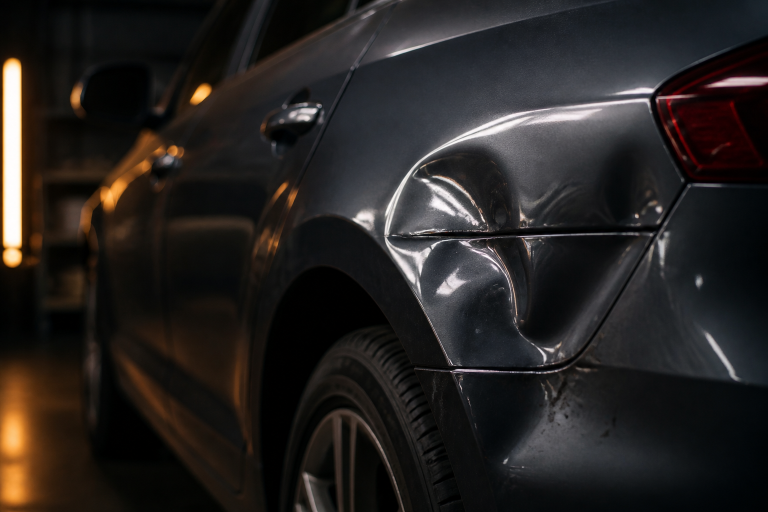
#> input picture assets/damage-detail.png, 1536 x 1024 px (shown at 1/2 size)
$ python prepare_service_thumbs.py
#> lines starting #> are read from the running program, lines starting #| are printed output that depends on the picture
#> in main, raw is the input picture: PIL image 1536x1024 RGB; mean R, G, B 37.8, 34.3, 32.7
"""Crop homepage service images to a consistent 16:9 frame with unified grading."""

from __future__ import annotations

from pathlib import Path

from PIL import Image, ImageEnhance, ImageOps

ROOT = Path(__file__).resolve().parent.parent
OUT = ROOT / "assets" / "service"

# Each image matches the service card topic.
SPECS = [
    ("damage-detail.png", "service-unfall.jpg", (0.58, 0.48)),
    ("workshop-tools.png", "service-bewertung.jpg", (0.42, 0.58)),
    ("source/wohnmobile-source.jpg", "service-wohnmobile.jpg", (0.5, 0.45)),
    ("source/oldtimer-source.jpg", "service-oldtimer.jpg", (0.5, 0.42)),
]

SIZE = (1280, 720)


def crop_cover(img: Image.Image, size: tuple[int, int], focal: tuple[float, float]) -> Image.Image:
#> called with size = (1280, 720), focal = (0.58, 0.48)
    target_w, target_h = size
    scale = max(target_w / img.width, target_h / img.height)
#> scale = 0.833
    resized = img.resize(
        (round(img.width * scale), round(img.height * scale)),
        Image.Resampling.LANCZOS,
    )
    left = int((resized.width - target_w) * focal[0])
#> left = 0
    top = int((resized.height - target_h) * focal[1])
#> top = 63
    left = max(0, min(left, resized.width - target_w))
    top = max(0, min(top, resized.height - target_h))
    return resized.crop((left, top, left + target_w, top + target_h))
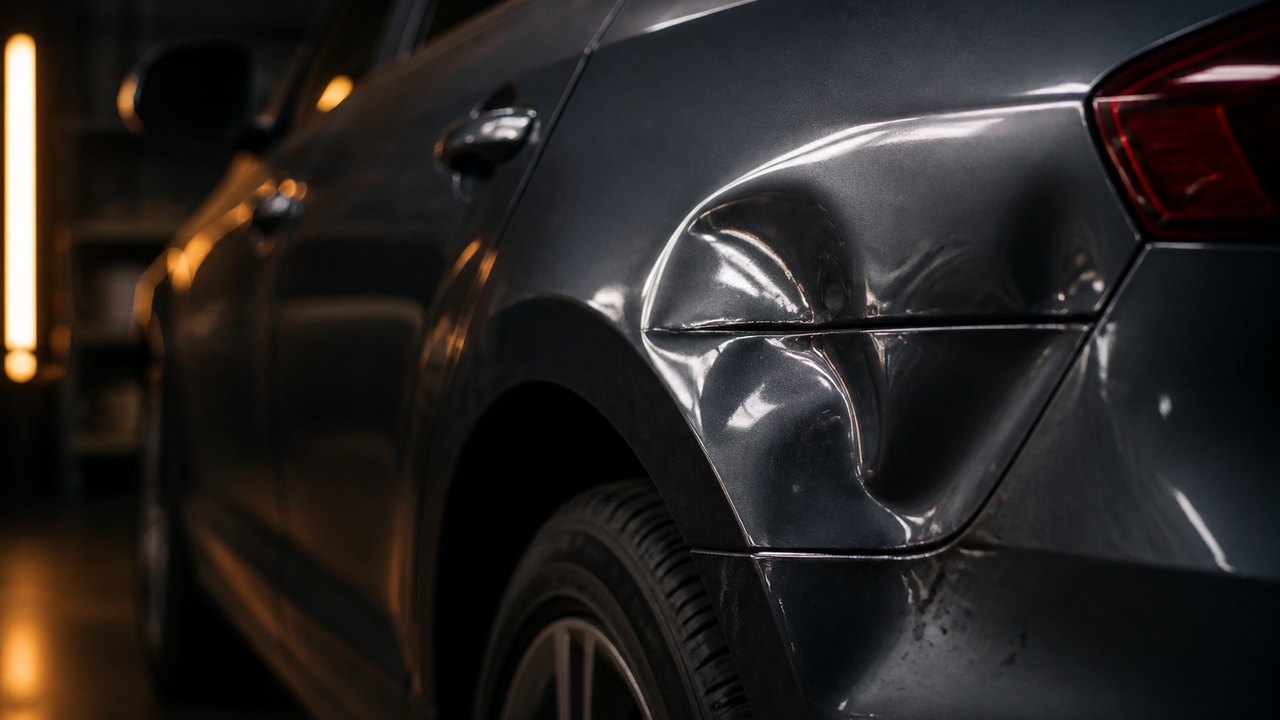
#> returned value: PIL image 1280x720 RGB; mean R, G, B 40.3, 36.4, 34.7


def unified_grade(img: Image.Image) -> Image.Image:
    """Match contrast, warmth and saturation across all service/hero photos."""
    img = ImageEnhance.Contrast(img).enhance(1.12)
    img = ImageEnhance.Color(img).enhance(0.86)
    img = ImageEnhance.Brightness(img).enhance(0.97)
    warmth = Image.new("RGB", img.size, (201, 137, 88))
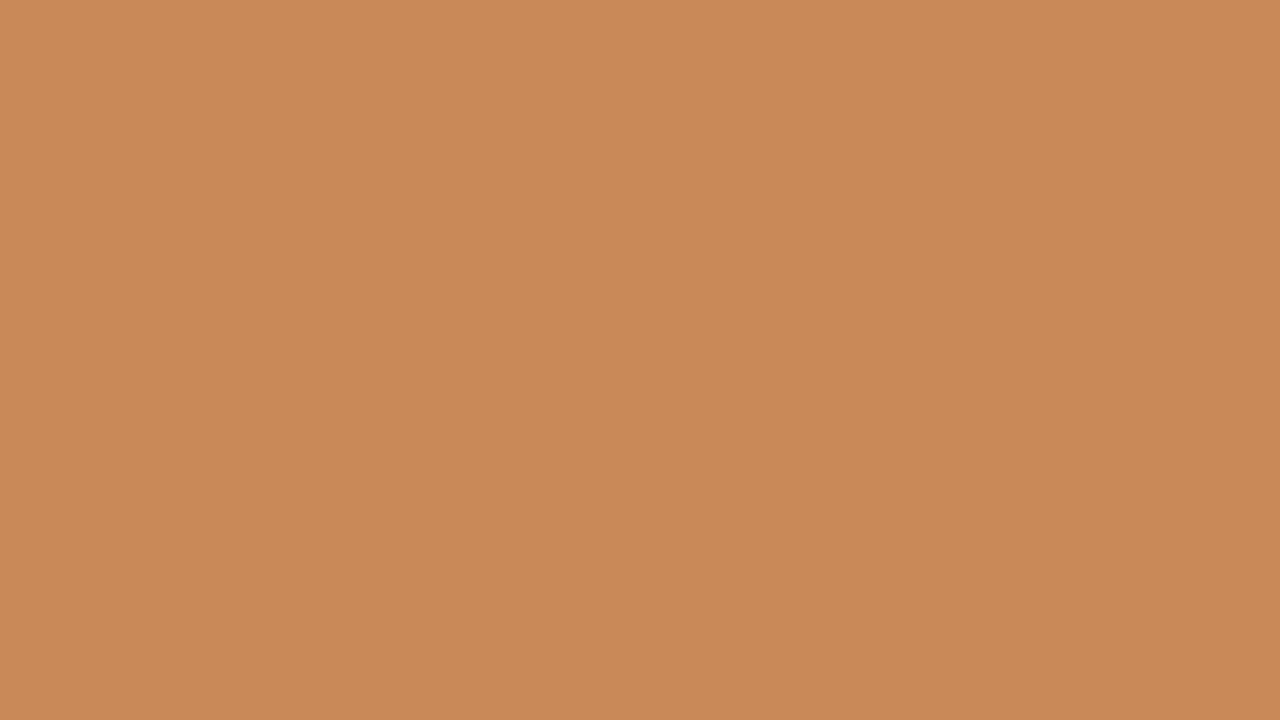
#> warmth: PIL image 1280x720 RGB; mean R, G, B 201, 137, 88
    img = Image.blend(img, warmth, 0.09)
    return img


def main() -> None:
    OUT.mkdir(parents=True, exist_ok=True)
    for src_name, out_name, focal in SPECS:
        src = ROOT / "assets" / src_name
        if not src.exists():
            raise FileNotFoundError(f"Missing source image: {src}")
        out = OUT / out_name
        with Image.open(src) as raw:
            img = ImageOps.exif_transpose(raw).convert("RGB")
            cropped = crop_cover(img, SIZE, focal)
            polished = unified_grade(cropped)
            polished.save(out, "JPEG", quality=90, optimize=True)
            print("wrote", out.relative_to(ROOT))
#> pass 2 of the loop in main, `for src_name, out_name, focal in SPECS:`:
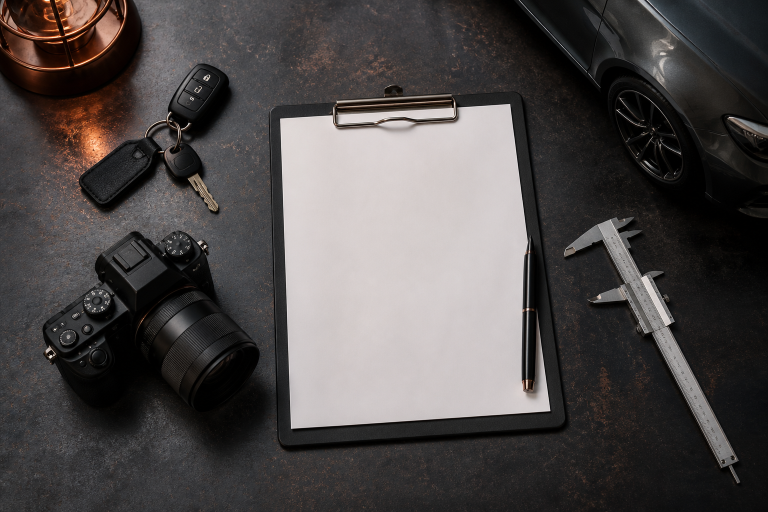
#> input picture assets/workshop-tools.png, 1536 x 1024 px (shown at 1/2 size)
#> in main, raw is the input picture: PIL image 1536x1024 RGB; mean R, G, B 77.9, 73.7, 73.1
#> in crop_cover (call 2), `return resized.crop((left, top, left + target_w, top + target_h))`:
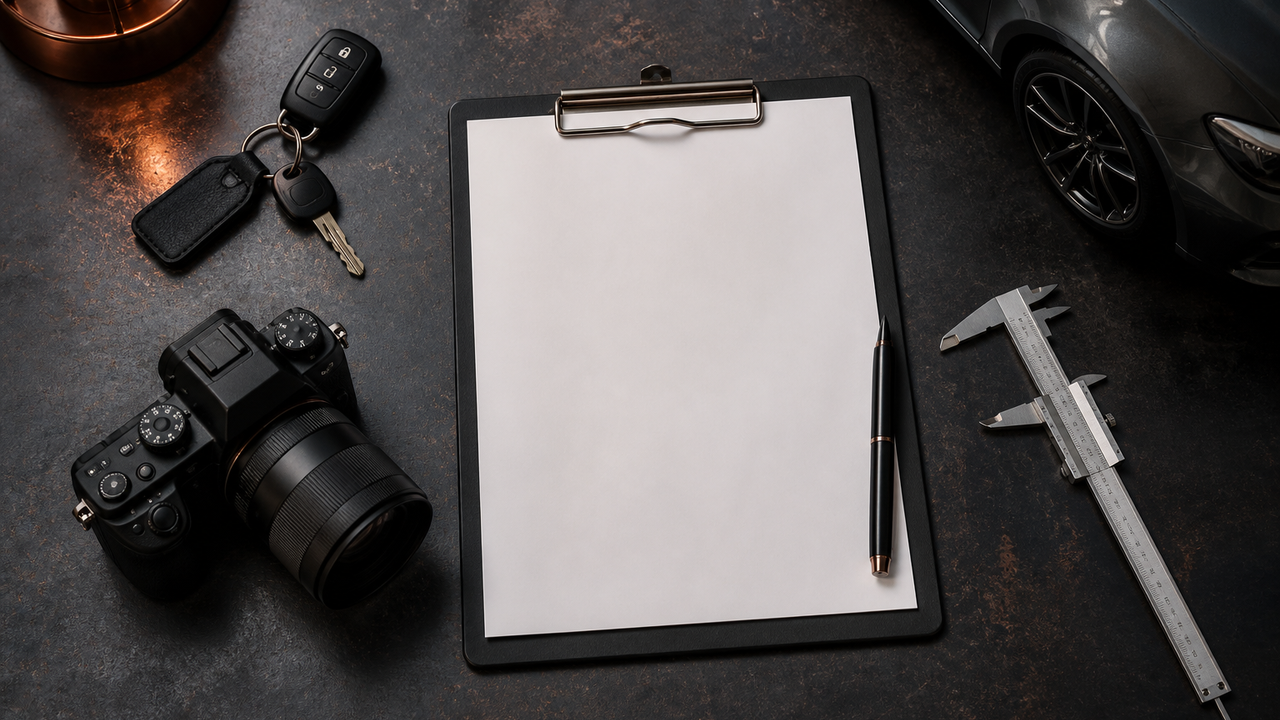
#> returned value: PIL image 1280x720 RGB; mean R, G, B 82.4, 78.3, 77.8
#> pass 3 of the loop in main, `for src_name, out_name, focal in SPECS:`:
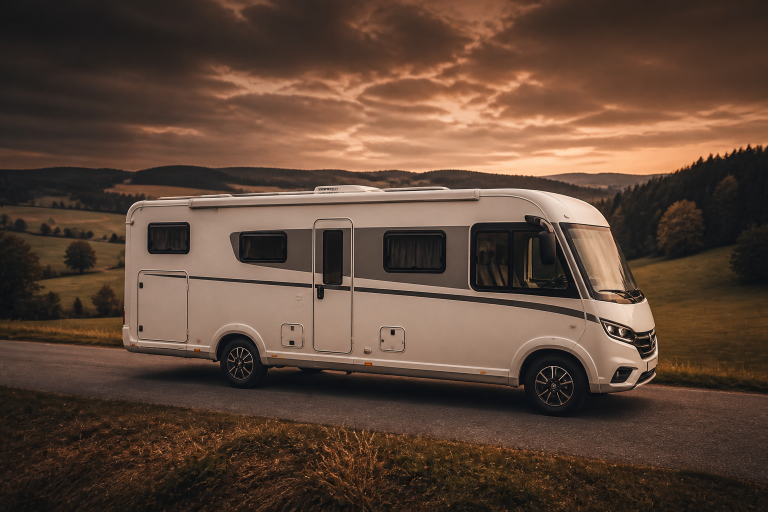
#> input picture assets/source/wohnmobile-source.jpg, 1536 x 1024 px (shown at 1/2 size)
#> in main, raw is the input picture: PIL image 1536x1024 RGB; mean R, G, B 92.8, 69.8, 55.9
#> in crop_cover (call 3), `return resized.crop((left, top, left + target_w, top + target_h))`:
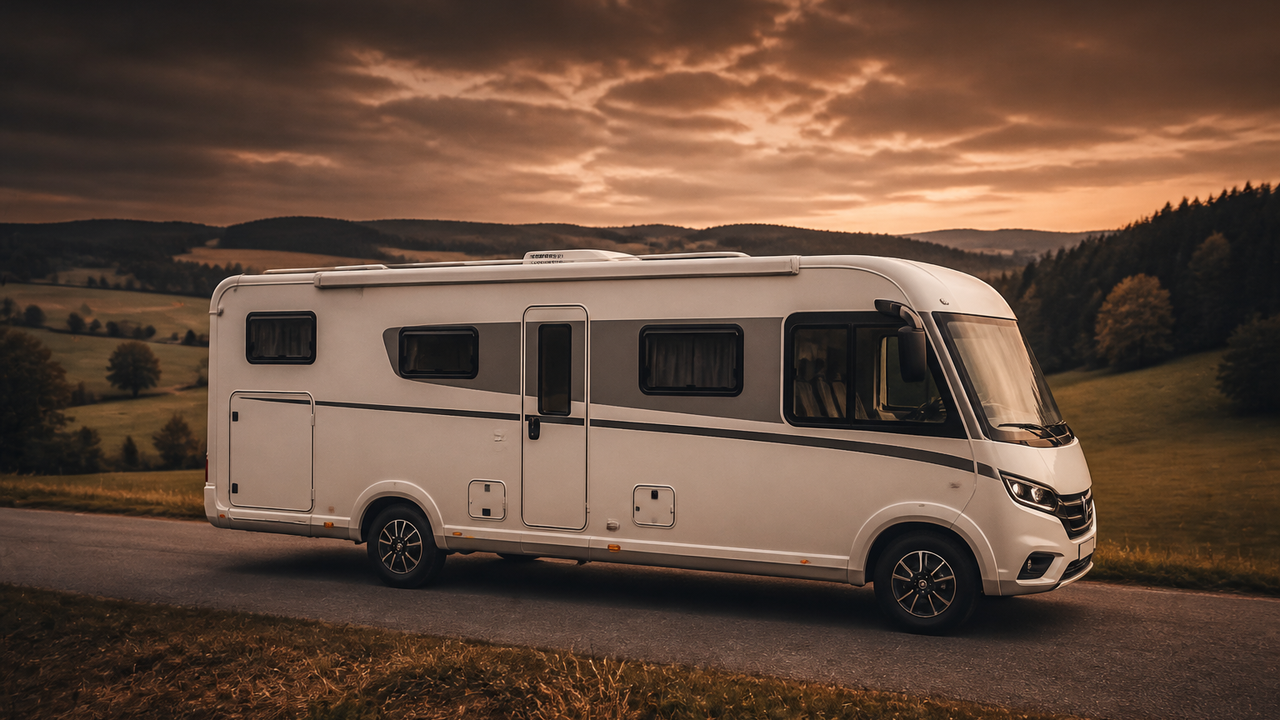
#> returned value: PIL image 1280x720 RGB; mean R, G, B 100.3, 75.9, 61
#> the loop made 4 passes; the first 3 are shown


if __name__ == "__main__":
#> (the run stopped early here; a loop or call above may not have finished)
